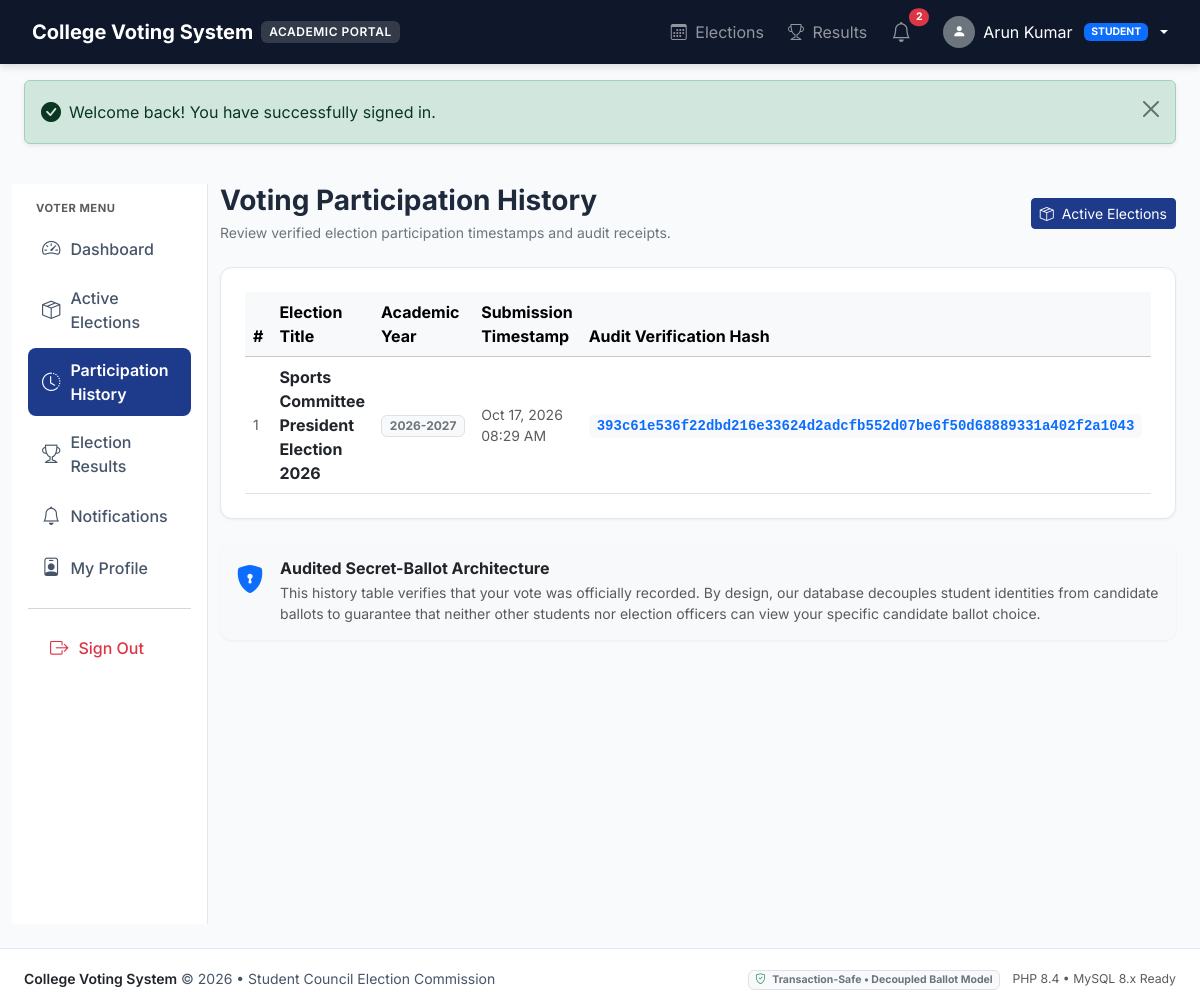
/public/history.php (signed in), run on the app's committed database.
### tables this page shows
CREATE TABLE IF NOT EXISTS students (
    id INT AUTO_INCREMENT PRIMARY KEY,
    user_id INT NOT NULL UNIQUE,
    full_name VARCHAR(100) NOT NULL,
    registration_no VARCHAR(50) NOT NULL UNIQUE,
    department_id INT NOT NULL,
    course VARCHAR(50) NOT NULL,
    academic_year INT NOT NULL,
    is_verified TINYINT(1) NOT NULL DEFAULT 0,
    verified_at DATETIME DEFAULT NULL,
    verified_by INT DEFAULT NULL,
    created_at DATETIME NOT NULL DEFAULT CURRENT_TIMESTAMP,
    updated_at DATETIME NOT NULL DEFAULT CURRENT_TIMESTAMP ON UPDATE CURRENT_TIMESTAMP,
    CONSTRAINT fk_student_user FOREIGN KEY (user_id) REFERENCES users(id) ON DELETE CASCADE,
    CONSTRAINT fk_student_dept FOREIGN KEY (department_id) REFERENCES departments(id) ON DELETE RESTRICT,
    CONSTRAINT fk_student_verified_by FOREIGN KEY (verified_by) REFERENCES users(id) ON DELETE SET NULL,
    INDEX idx_student_verified (is_verified),
    INDEX idx_student_dept (department_id),
    INDEX idx_student_year (academic_year)
);

CREATE TABLE IF NOT EXISTS users (
    id INT AUTO_INCREMENT PRIMARY KEY,
    email VARCHAR(150) NOT NULL UNIQUE,
    password_hash VARCHAR(255) NOT NULL,
    role ENUM('admin', 'student') NOT NULL DEFAULT 'student',
    status ENUM('pending', 'active', 'suspended') NOT NULL DEFAULT 'pending',
    created_at DATETIME NOT NULL DEFAULT CURRENT_TIMESTAMP,
    updated_at DATETIME NOT NULL DEFAULT CURRENT_TIMESTAMP ON UPDATE CURRENT_TIMESTAMP,
    INDEX idx_user_role (role),
    INDEX idx_user_status (status)
);

CREATE TABLE IF NOT EXISTS voter_participation (
    id INT AUTO_INCREMENT PRIMARY KEY,
    election_id INT NOT NULL,
    student_id INT NOT NULL,
    voted_at DATETIME NOT NULL DEFAULT CURRENT_TIMESTAMP,
    ip_address VARCHAR(45) DEFAULT NULL,
    user_agent VARCHAR(255) DEFAULT NULL,
    receipt_hash VARCHAR(64) NOT NULL,
    CONSTRAINT fk_part_election FOREIGN KEY (election_id) REFERENCES elections(id) ON DELETE CASCADE,
    CONSTRAINT fk_part_student FOREIGN KEY (student_id) REFERENCES students(id) ON DELETE CASCADE,
    UNIQUE KEY uq_election_student (election_id, student_id),
    INDEX idx_part_election (election_id),
    INDEX idx_part_student (student_id)
);

CREATE TABLE IF NOT EXISTS elections (
    id INT AUTO_INCREMENT PRIMARY KEY,
    title VARCHAR(200) NOT NULL,
    description TEXT DEFAULT NULL,
    academic_year VARCHAR(20) NOT NULL,
    election_type ENUM('general', 'departmental', 'club', 'special') NOT NULL DEFAULT 'general',
    start_time DATETIME NOT NULL,
    end_time DATETIME NOT NULL,
    status ENUM('draft', 'scheduled', 'open', 'closed', 'results_published', 'cancelled') NOT NULL DEFAULT 'draft',
    eligibility_type ENUM('all_students', 'by_department', 'by_year') NOT NULL DEFAULT 'all_students',
    created_by INT DEFAULT NULL,
    created_at DATETIME NOT NULL DEFAULT CURRENT_TIMESTAMP,
    updated_at DATETIME NOT NULL DEFAULT CURRENT_TIMESTAMP ON UPDATE CURRENT_TIMESTAMP,
    CONSTRAINT fk_election_creator FOREIGN KEY (created_by) REFERENCES users(id) ON DELETE SET NULL,
    INDEX idx_election_status (status),
    INDEX idx_election_dates (start_time, end_time)
);

### app/includes/functions.php (called while the page is built, shortened)
<?php
function e(?string $value): string {
    return htmlspecialchars((string)($value ?? ''), ENT_QUOTES, 'UTF-8');
}
function get_flash(): ?array {
    if (!empty($_SESSION['flash'])) {
        $flash = $_SESSION['flash'];
        return $flash;
    }
    return null;
}
function base_url(string $path = ''): string {
    $scriptName = $_SERVER['SCRIPT_NAME'] ?? '';
    $base = rtrim(dirname($scriptName), '/\\');
    $trimmedPath = ltrim($path, '/');
    return ($base === '' || $base === '/') ? '/' . $trimmedPath : $base . '/' . $trimmedPath;
}
function format_datetime(?string $datetime, string $format = 'M d, Y h:i A'): string {
    try {
        $dt = new DateTime($datetime);
        return $dt->format($format);
    } catch (Exception $e) {
        return $datetime;
    }
}

### app/includes/auth.php (called while the page is built, shortened)
<?php
require_once __DIR__ . '/../config/app.php';
require_once __DIR__ . '/functions.php';
class Auth {
    private static ?array $currentUser = null;
    public static function check(): bool {
        return !empty($_SESSION['user_id']);
    }
    public static function id(): ?int {
        return isset($_SESSION['user_id']) ? (int)$_SESSION['user_id'] : null;
    }
    public static function role(): ?string {
        return $_SESSION['user_role'] ?? null;
    }
    public static function isAdmin(): bool {
        return self::role() === 'admin';
    }
    public static function user(): ?array {
        if (self::$currentUser !== null) {
            return self::$currentUser;
        }
        $userId = self::id();
        $db = Database::getConnection();
        $stmt = $db->prepare("SELECT * FROM users WHERE id = ?");
        $stmt->execute([$userId]);
        $user = $stmt->fetch(PDO::FETCH_ASSOC);
        if ($user['role'] === 'student') {
            $stmtStud = $db->prepare("
                SELECT s.*, d.name AS department_name, d.code AS department_code
                FROM students s
                LEFT JOIN departments d ON s.department_id = d.id
                WHERE s.user_id = ?
            ");
            $stmtStud->execute([$userId]);
            $student = $stmtStud->fetch(PDO::FETCH_ASSOC);
            $user['student'] = $student ?: [];
        } elseif ($user['role'] === 'admin') {
            $stmtAdmin = $db->prepare("SELECT * FROM administrators WHERE user_id = ?");
            $stmtAdmin->execute([$userId]);
            $admin = $stmtAdmin->fetch(PDO::FETCH_ASSOC);
            $user['admin'] = $admin ?: [];
        }
        self::$currentUser = $user;
        return self::$currentUser;
    }
}

### app/repositories/BallotRepository.php (called while the page is built, shortened)
<?php
require_once __DIR__ . '/../includes/functions.php';
class BallotRepository {
    private PDO $db;
    public function __construct(?PDO $db = null) {
        $this->db = $db ?? Database::getConnection();
    }
    public function getStudentVotingHistory(int $studentId): array {
        $stmt = $this->db->prepare("
            SELECT vp.id, vp.election_id, vp.voted_at, vp.receipt_hash,
                   e.title AS election_title, e.academic_year, e.status AS election_status
            FROM voter_participation vp
            JOIN elections e ON vp.election_id = e.id
            WHERE vp.student_id = ?
            ORDER BY vp.voted_at DESC
        ");
        $stmt->execute([$studentId]);
        return $stmt->fetchAll(PDO::FETCH_ASSOC);
    }
}

### public/history.php (the view, shortened to what this page needs)
<?php
require_once __DIR__ . '/../app/middleware/require-student.php';
require_once __DIR__ . '/../app/includes/functions.php';
require_once __DIR__ . '/../app/repositories/BallotRepository.php';
$db = Database::getConnection();
$student = Auth::user()['student'] ?? [];
$studentId = (int)($student['id'] ?? 0);
$ballotRepo = new BallotRepository($db);
$history = $ballotRepo->getStudentVotingHistory($studentId);
require_once __DIR__ . '/../app/includes/header.php';
?>
<div class="container-fluid px-3 px-md-4 py-4">
    <div class="row g-4">
        <?php require_once __DIR__ . '/../app/includes/student-sidebar.php'; ?>
        <div class="col-lg-9 col-xl-10">
            <div class="d-flex justify-content-between align-items-center mb-4">
                <div>
                    <h1 class="h3 fw-bold mb-1">Voting Participation History</h1>
                    <p class="text-secondary small mb-0">Review verified election participation timestamps and audit receipts.</p>
                </div>
                <a href="<?= base_url('elections.php') ?>" class="btn btn-navy btn-sm">
                    <i class="bi bi-box-seam me-1"></i> Active Elections
                </a>
            </div>
            <div class="card card-academic p-4 mb-4">
                <?php if (empty($history)): ?>
                    <div class="text-center py-5 text-muted">
                        <i class="bi bi-journal-x fs-1 mb-2"></i>
                        <h5 class="fw-bold mb-1">No Participation Records Found</h5>
                        <p class="small mb-3">You have not cast any votes in college elections yet.</p>
                        <a href="<?= base_url('elections.php') ?>" class="btn btn-outline-primary btn-sm">View Open Elections</a>
                    </div>
                <?php else: ?>
                    <div class="table-responsive">
                        <table class="table table-hover align-middle mb-0">
                            <thead class="table-light">
                                <tr>
                                    <th>#</th>
                                    <th>Election Title</th>
                                    <th>Academic Year</th>
                                    <th>Submission Timestamp</th>
                                    <th>Audit Verification Hash</th>
                                </tr>
                            </thead>
                            <tbody>
                                <?php foreach ($history as $idx => $row): ?>
                                    <tr>
                                        <td class="text-muted small"><?= $idx + 1 ?></td>
                                        <td class="fw-bold text-dark"><?= e($row['election_title']) ?></td>
                                        <td><span class="badge bg-light text-secondary border"><?= e($row['academic_year']) ?></span></td>
                                        <td class="text-muted small"><?= format_datetime($row['voted_at']) ?></td>
                                        <td>
                                            <code class="bg-light px-2 py-1 rounded text-primary fw-bold">
                                                <?= e($row['receipt_hash']) ?>
                                            </code>
                                        </td>
                                    </tr>
                                <?php endforeach; ?>
                            </tbody>
                        </table>
                    </div>
                <?php endif; ?>
            </div>
            <div class="card card-academic p-3 bg-light border-0">
                <div class="d-flex align-items-start gap-3">
                    <i class="bi bi-shield-lock-fill text-primary fs-3"></i>
                    <div>
                        <h6 class="fw-bold mb-1">Audited Secret-Ballot Architecture</h6>
                        <p class="text-muted small mb-0">
                            This history table verifies that your vote was officially recorded. By design, our database decouples student identities from candidate ballots to guarantee that neither other students nor election officers can view your specific candidate ballot choice.
                        </p>
                    </div>
                </div>
            </div>
        </div>
    </div>
</div>
<?php require_once __DIR__ . '/../app/includes/footer.php'; ?>

### app/includes/header.php (shortened to what this page needs)
<?php
require_once __DIR__ . '/auth.php';
require_once __DIR__ . '/functions.php';
$currentUser = Auth::user();
$isLoggedIn = Auth::check();
$isAdmin = Auth::isAdmin();
$flash = get_flash();
$unreadNotifications = 0;
if ($isLoggedIn && $currentUser) {
    try {
        $db = Database::getConnection();
        $stmtNotif = $db->prepare("SELECT COUNT(*) AS cnt FROM notifications WHERE user_id = ? AND is_read = 0");
        $stmtNotif->execute([(int)$currentUser['id']]);
        $unreadNotifications = (int)($stmtNotif->fetch(PDO::FETCH_ASSOC)['cnt'] ?? 0);
    } catch (Exception $e) {
        $unreadNotifications = 0;
    }
}
?>
<!DOCTYPE html>
<html lang="en">
<head>
    <link href="https://cdn.jsdelivr.net/npm/bootstrap@5.3.3/dist/css/bootstrap.min.css" rel="stylesheet">
    <link href="https://cdn.jsdelivr.net/npm/bootstrap-icons@1.11.3/font/bootstrap-icons.css" rel="stylesheet">
    <link href="<?= base_url('assets/css/style.css') ?>" rel="stylesheet">
</head>
<body>
<nav class="navbar navbar-expand-lg navbar-dark app-navbar py-2 sticky-top">
    <div class="container-fluid px-3 px-md-4">
        <a class="navbar-brand d-flex align-items-center gap-2 fw-bold" href="<?= base_url('index.php') ?>">
            <span>College Voting System</span>
            <span class="navbar-brand-badge d-none d-sm-inline-block">Academic Portal</span>
        </a>
        <div class="collapse navbar-collapse" id="appNav">
            <ul class="navbar-nav ms-auto align-items-center gap-1 gap-lg-2">
                <li class="nav-item">
                    <a class="nav-link" href="<?= base_url('elections.php') ?>"><i class="bi bi-calendar3 me-1"></i> Elections</a>
                </li>
                <li class="nav-item">
                    <a class="nav-link" href="<?= base_url('results.php') ?>"><i class="bi bi-trophy me-1"></i> Results</a>
                </li>
                <?php if ($isLoggedIn): ?>
                    <li class="nav-item">
                        <a class="nav-link position-relative px-2" href="<?= base_url('notifications.php') ?>" title="Notifications">
                            <i class="bi bi-bell fs-5"></i>
                            <?php if ($unreadNotifications > 0): ?>
                                <span class="position-absolute top-1 start-100 translate-middle badge rounded-pill bg-danger" style="font-size: 0.65rem;">
                                    <?= $unreadNotifications ?>
                                </span>
                            <?php endif; ?>
                        </a>
                    </li>
                    <li class="nav-item dropdown ms-lg-2">
                        <a class="nav-link dropdown-toggle d-flex align-items-center gap-2 text-white" href="#" role="button" data-bs-toggle="dropdown">
                            <div class="rounded-circle bg-secondary text-white d-flex align-items-center justify-content-center" style="width: 32px; height: 32px; font-size: 0.85rem;">
                                <i class="bi <?= $isAdmin ? 'bi-shield-check' : 'bi-person-fill' ?>"></i>
                            </div>
                            <span class="d-none d-md-inline"><?= e($currentUser['admin']['full_name'] ?? $currentUser['student']['full_name'] ?? $currentUser['email']) ?></span>
                            <span class="badge bg-<?= $isAdmin ? 'danger' : 'primary' ?> text-uppercase ms-1" style="font-size: 0.65rem;">
                                <?= e($currentUser['role']) ?>
                            </span>
                        </a>
                    </li>
                <?php endif; ?>
            </ul>
        </div>
    </div>
</nav>
<?php if ($flash): ?>
    <div class="container-fluid px-3 px-md-4 mt-3">
        <div class="alert alert-<?= e($flash['type']) ?> alert-dismissible fade show shadow-sm" role="alert">
            <div class="d-flex align-items-center gap-2">
                <i class="bi <?= $flash['type'] === 'success' ? 'bi-check-circle-fill' : ($flash['type'] === 'danger' ? 'bi-exclamation-octagon-fill' : 'bi-info-circle-fill') ?> fs-5"></i>
                <div><?= e($flash['message']) ?></div>
            </div>
            <button type="button" class="btn-close" data-bs-dismiss="alert" aria-label="Close"></button>
        </div>
    </div>
<?php endif; ?>

### public/assets/css/style.css (style rules this page uses)
:root { --primary-navy: #1e3a8a; --primary-dark: #0f172a; --primary-hover: #1e40af; --secondary-slate: #475569; --bg-light: #f8fafc; --surface-card: #ffffff; --success-green: #10b981; --danger-rose: #e11d48; --warning-amber: #f59e0b; --border-subtle: #e2e8f0; --font-sans: 'Inter', system-ui, -apple-system, BlinkMacSystemFont, "Segoe UI", Roboto, sans-serif; }
body { background-color: var(--bg-light); color: #1e293b; font-family: var(--font-sans); min-height: 100vh; display: flex; flex-direction: column; }
.app-navbar { background-color: var(--primary-dark); box-shadow: 0 2px 8px rgba(15, 23, 42, 0.15); }
.navbar-brand-badge { background-color: rgba(255, 255, 255, 0.15); border-radius: 6px; padding: 2px 8px; font-size: 0.75rem; font-weight: 600; letter-spacing: 0.5px; text-transform: uppercase; }
.card-academic { background: var(--surface-card); border: 1px solid var(--border-subtle); border-radius: 12px; box-shadow: 0 1px 3px rgba(0, 0, 0, 0.05); transition: transform 0.15s ease, box-shadow 0.15s ease; }
.btn-navy { background-color: var(--primary-navy); border-color: var(--primary-navy); color: #ffffff; }

### data on the page
students: full_name "Arun Kumar"
users: role "STUDENT"
voter_participation: election.title "Sports Committee President Election 2026", election.academic_year "2026-2027", voted_at "Oct 17, 2026 08:29 AM", receipt_hash "393c61e536f22dbd216e33624d2adcfb552d07be6f50d68889331a402f2a1043"

### other printed values
$unreadNotifications "2"
$flash['message'] "Welcome back! You have successfully signed in."
PHP_MAJOR_VERSION "8"
PHP_MINOR_VERSION "4"
